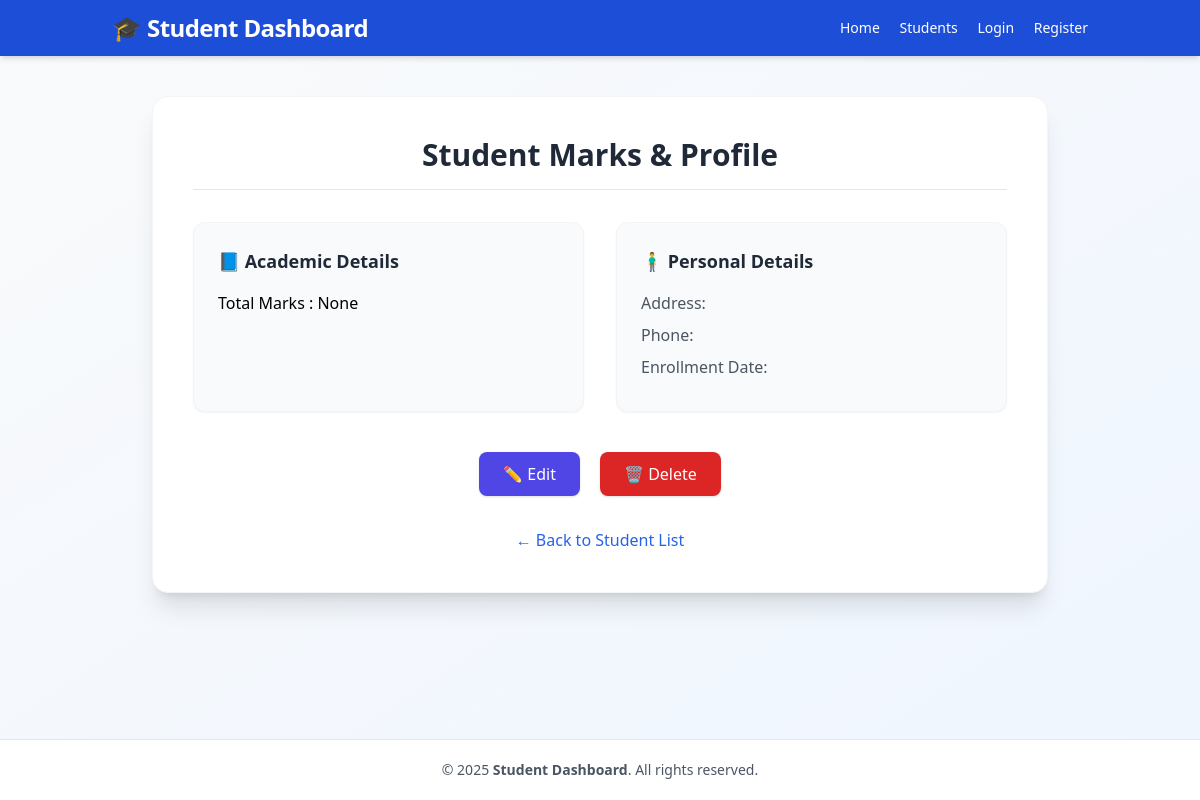
The app's page /student-details/STU-01/, older data.
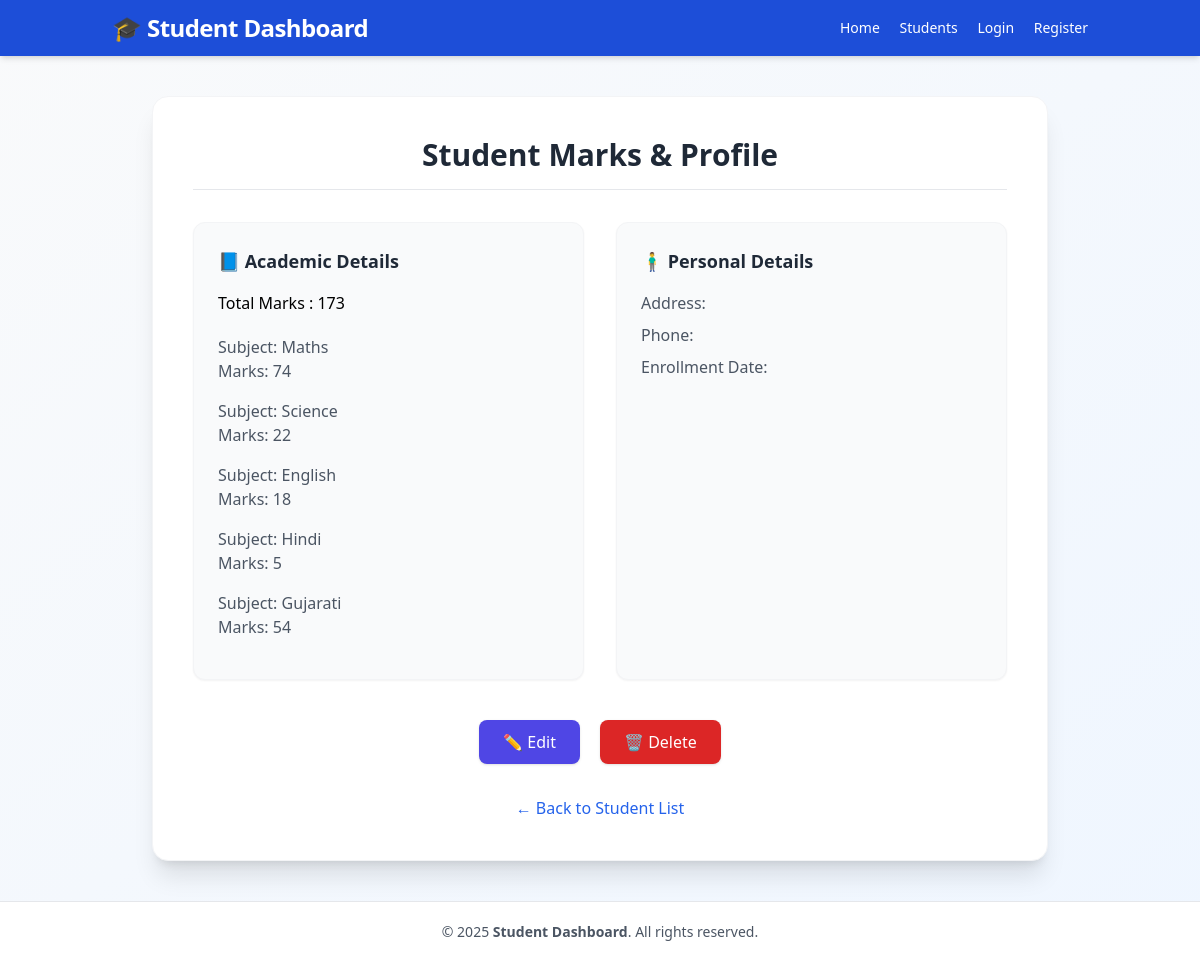
The same page, newer data.
### vege/models.py (models this page shows, shortened)
class SubjectMarks(models.Model):
    student = models.ForeignKey(Students, on_delete=models.CASCADE, related_name='studentmarks')
    subject = models.ForeignKey(Subject, on_delete=models.CASCADE,)
    marks = models.IntegerField()
    class Meta:
        unique_together = ('student', 'subject')

class Subject(models.Model):
    subject_name = models.CharField(max_length=100)

### vege/views.py (the view)
# urls.py: path('student-details/<str:student_id>/', get_student_details, name='student_details'),
def get_student_details(request, student_id):
    student_marks = SubjectMarks.objects.filter(student__student_id__student_id = student_id)
    total_marks = student_marks.aggregate(total_marks=Sum('marks'))
    return render(request, 'student-details.html', {'student_marks': student_marks , 'total_marks': total_marks})

### vege/templates/student-details.html (shortened to what the changed rows need)
<!DOCTYPE html>
<html lang="en">
<head>
    <script src="https://cdn.tailwindcss.com"></script>
</head>
<body class="bg-gradient-to-br from-gray-50 to-blue-50 font-sans flex flex-col min-h-screen">
    <nav class="bg-blue-700 text-white shadow-md sticky top-0 z-50">
        <div class="container mx-auto px-6 py-3 flex justify-between items-center">
            <h1 class="text-2xl font-semibold tracking-tight">🎓 Student Dashboard</h1>
        </div>
    </nav>
    <main class="flex-grow container mx-auto px-6 py-10">
        <div class="bg-white rounded-2xl shadow-xl p-10 max-w-4xl mx-auto border border-gray-100">
            <h2 class="text-3xl font-bold text-gray-800 mb-8 text-center border-b pb-4">
                Student Marks & Profile
            </h2>
            <div class="grid grid-cols-1 md:grid-cols-2 gap-8">
                <div class="bg-gray-50 rounded-xl p-6 border border-gray-100 shadow-sm">
                    <h3 class="text-lg font-semibold text-gray-800 mb-4 flex items-center gap-2">
                        📘 Academic Details
                    </h3>
                <h4 class="mb-5">Total Marks : {{ total_marks.total_marks }}</h4>
                    {% for smarks in student_marks %}
                        <div class="mb-4">
                            <p class="text-gray-600"><span class="font-medium">Subject:</span> {{ smarks.subject.subject_name }}</p>
                            <p class="text-gray-600"><span class="font-medium">Marks:</span> {{ smarks.marks }}</p>
                        </div>
                    {% endfor %}
                </div>
            </div>
        </div>
    </main>
</body>
</html>

Row changes from the older to the newer data that the page shows:
added SubjectMarks: subject.subject_name "Maths", marks "74"
added SubjectMarks: subject.subject_name "Science", marks "22"
added SubjectMarks: subject.subject_name "English", marks "18"
added SubjectMarks: subject.subject_name "Hindi", marks "5"
added SubjectMarks: subject.subject_name "Gujarati", marks "54"
Text that changed along with them:
{{ total_marks.total_marks }}: "None" → "173"
